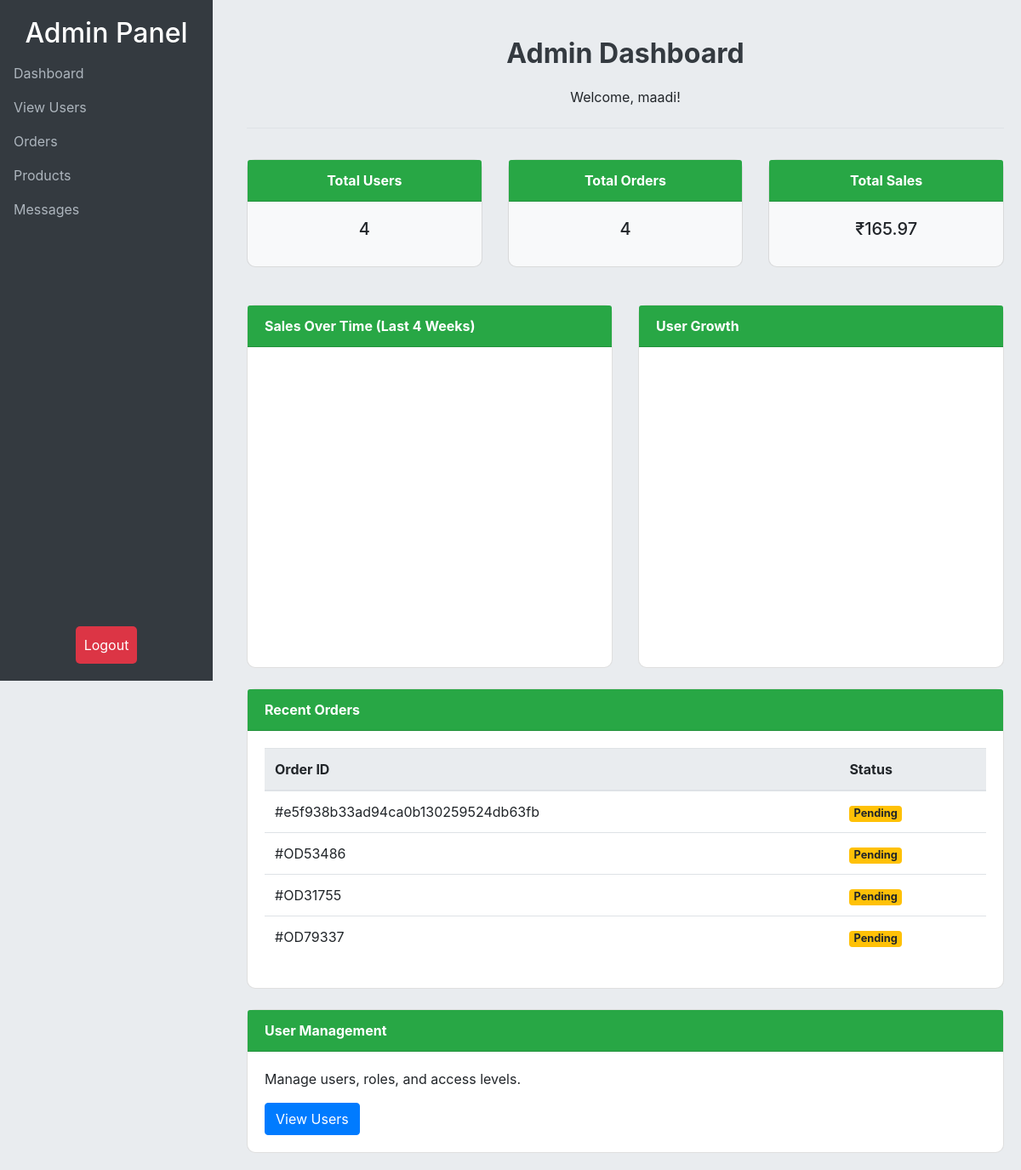
Page /custom_admin/dashboard/ (signed in) on the earlier database version.
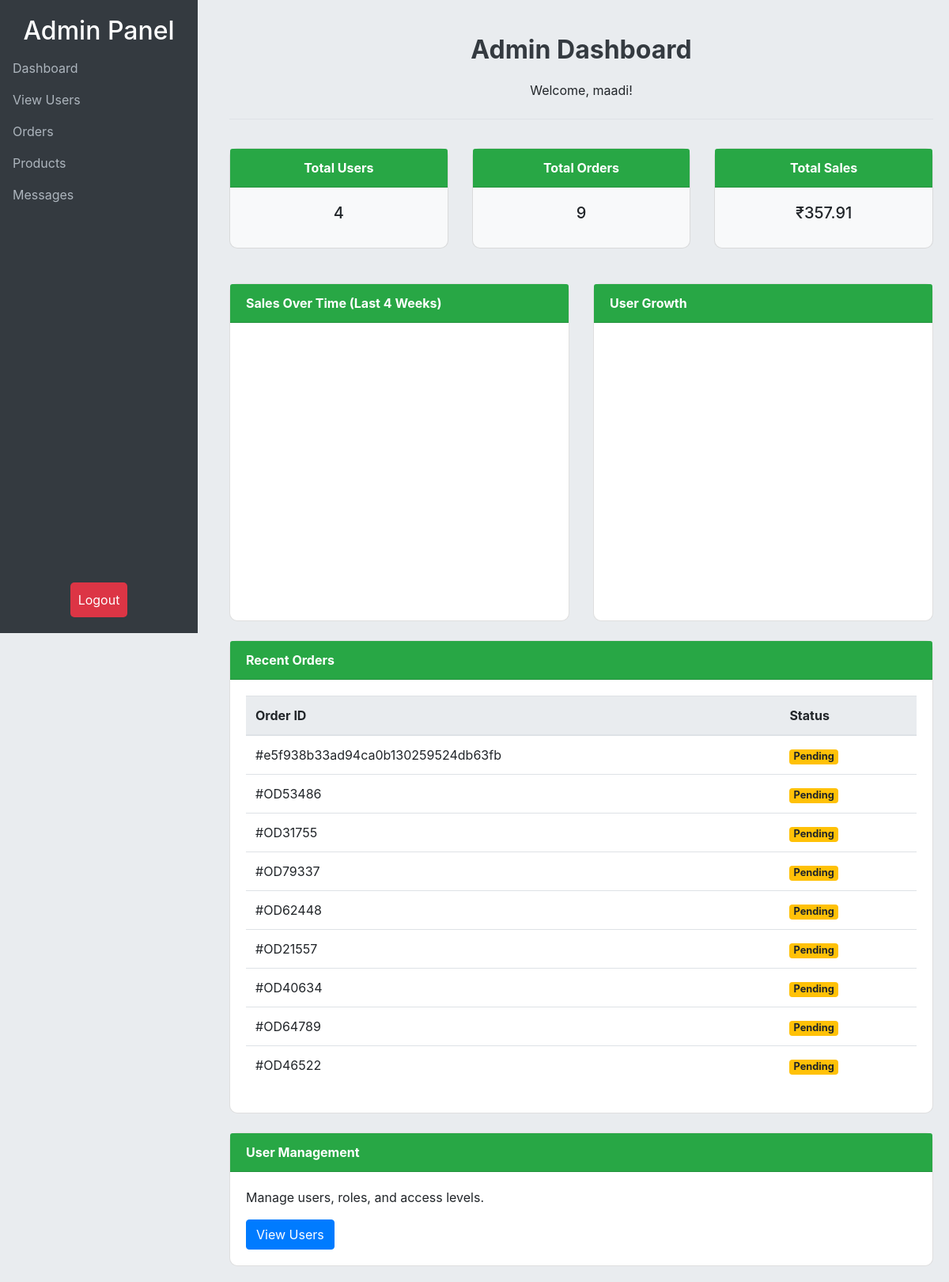
Same page on the later database version.
### shop/models.py (models this page shows, shortened)
class Order(models.Model):
    order_id = models.CharField(max_length=10, unique=True, editable=False)  # Format: ODxxxxx
    user = models.ForeignKey(User, on_delete=models.CASCADE)
    state = models.CharField(max_length=100, default=" ")
    total_price = models.DecimalField(max_digits=10, decimal_places=2)
    created_at = models.DateTimeField(auto_now_add=True)
    updated_at = models.DateTimeField(auto_now=True)
    status = models.CharField(max_length=20, default='Pending')
    cart = models.ForeignKey('Cart', on_delete=models.CASCADE, null=True)
    delivery_time = models.TextField(max_length=255, null=True)

### custom_admin/views.py (the view)
# urls.py: path('dashboard/', dashboard, name='dashboard'),
@login_required
def dashboard(request):
    user_count = User.objects.count()
    total_saless = Order.objects.aggregate(total=Sum('total_price'))['total'] or 0
    order_count = Order.objects.count()
    total_sales = (
    Order.objects.annotate(date=TruncDate('created_at'))
    .values('date')
    .annotate(total=Sum('total_price'))
    .order_by('date')
)
    today = timezone.now()
    last_4_weeks = [today - timedelta(weeks=i) for i in range(4)]
    user_growth_data = []
    user_growth_labels = []
    for week_start in last_4_weeks[::-1]:  # Reverse to display the most recent week first
        week_end = week_start + timedelta(weeks=1)
        new_users_count = User.objects.filter(date_joined__gte=week_start, date_joined__lt=week_end).count()
        user_growth_data.append(new_users_count)
        user_growth_labels.append(f'Week {len(user_growth_labels) + 1}')
    recent_orders = Order.objects.all()
    daily_user_count = (
    User.objects.annotate(date=TruncDate('date_joined'))
    .values('date')
    .annotate(count=Count('id'))
    .order_by('date')
)
    context = {
        'recent_orders': recent_orders,
        'user_count': user_count,
        'order_count': order_count,
        'total_sales': total_sales,
        'total_saless': total_saless,
        'user_growth_labels': user_growth_labels,  # Pass labels (e.g., 'Week 1', 'Week 2', ...)
        'new_user_data': user_growth_data,
         'daily_user_count':daily_user_count, # Pass new user data for the weeks
    }
    return render(request, 'dashboard.html', context)

### templates/dashboard.html (shortened to what the changed rows need)
<!DOCTYPE html>
<html lang="en">
<head>
    <link rel="stylesheet" href="https://stackpath.bootstrapcdn.com/bootstrap/4.5.2/css/bootstrap.min.css">
</head>
<body>
    <div class="sidebar">
        <h2 class="text-center">Admin Panel</h2>
    </div>
    <div class="content">
        <header class="pt-4 pb-2 mb-3 border-bottom">
            <h1 class="dashboard-header text-center">Admin Dashboard</h1>
        </header>
        <div class="row text-center">
            <div class="col-md-4">
                <div class="card bg-light">
                    <div class="card-body">
                        <h5 class="card-title">{{ order_count }}</h5>
                    </div>
                </div>
            </div>
            <div class="col-md-4">
                <div class="card bg-light">
                    <div class="card-body">
                        <h5 class="card-title">₹{{ total_saless|floatformat:2 }}</h5>
                    </div>
                </div>
            </div>
        </div>
        <div class="card mt-4">
            <div class="card-body">
                <table class="table table-hover">
                    <thead>
                        <tr>
                            <th>Order ID</th>
                            <th>Status</th>
                        </tr>
                    </thead>
                    <tbody>
                        {% for order in recent_orders %}
                        <tr>
                            <td>#{{ order.order_id }}</td>
                            <td>
                                {% if order.status == 'Pending' %}
                                <span class="badge badge-warning badge-custom">Pending</span>
                                {% elif order.status == 'Completed' %}
                                <span class="badge badge-success badge-custom">Completed</span>
                                {% elif order.status == 'Cancelled' %}
                                <span class="badge badge-danger badge-custom">Cancelled</span>
                                {% endif %}
                            </td>
                        </tr>
                        {% empty %}
                        <tr>
                            <td colspan="2" class="text-center">No recent orders.</td>
                        </tr>
                        {% endfor %}
                    </tbody>
                </table>
            </div>
        </div>
    </div>
</body>
</html>

Differences in the rows shown:
added Order: order_id "OD62448", status "Pending"
added Order: order_id "OD21557", status "Pending"
added Order: order_id "OD40634", status "Pending"
added Order: order_id "OD64789", status "Pending"
added Order: order_id "OD46522", status "Pending"
Other differences:
{{ order_count }}: "4" → "9"
{{ total_saless|floatformat:2 }}: "165.97" → "357.91"
